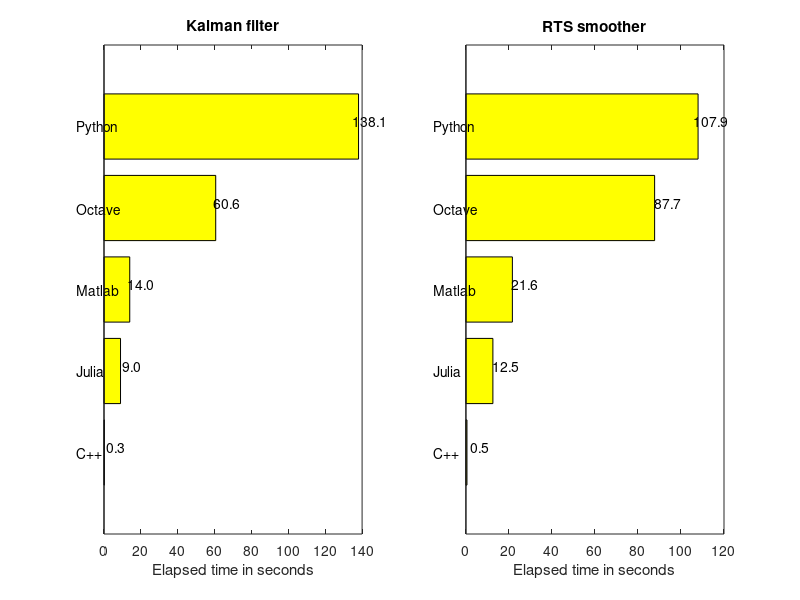

The MATLAB source for this figure:



names = {'C++','Julia','Matlab','Octave','Python'};
f_times = [0.256905 8.960016802 13.968916 60.6021 138.077860117];
s_times = [0.490346 12.547804952 21.610301 87.7424 107.945866108];

clf;


for i=1:2
    subplot(1,2,i);
    
    x = 1:length(names);
    if i == 1
        y = f_times;
        titl = 'Kalman filter';
    else
        y = s_times;
        titl = 'RTS smoother';
    end

    h = barh(x,y) ; % create bar
    set(h,'FaceColor',[1 1 0]);

    th = [];
    lbl = [];
    for i=1:numel(y), % create annotations
      % store the handles for later use
      th(i) = text(y(i)+6,x(i),sprintf('%.1f',y(i))) ;
      lbl(i) = text(-15,x(i),names{i}) ;
    end
    set(gca,'YTick',[])
    xlabel('Elapsed time in seconds');

    % center all annotations at once using the handles
    set(th,'horizontalalignment','center', ...
    'verticalalignment','bottom') ; 

    title(titl);
end

rel_tot = f_times + s_times;
rel_tot = rel_tot / rel_tot(1);

for i=1:length(names)
    fprintf('%-7s ',names{i});
    if i < length(names)
        fprintf('& ');
    else
        fprintf('\\\\ \n');
    end
end

for i=1:length(names)
    fprintf('%-7d ',round(rel_tot(i)));
    if i < length(names)
        fprintf('& ');
    else
        fprintf('\\\\ \n');
    end
end

